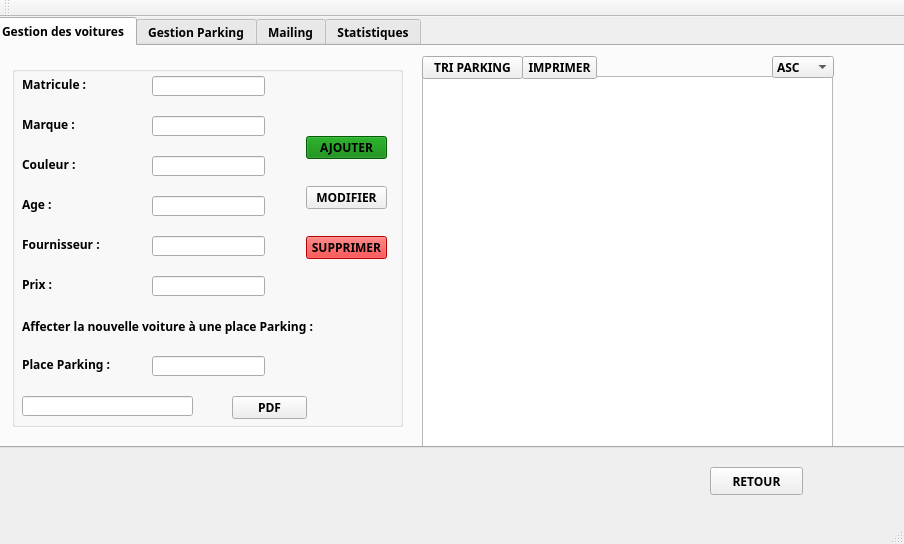
<?xml version="1.0" encoding="UTF-8"?>
<ui version="4.0">
 <class>VoitureParking</class>
 <widget class="QMainWindow" name="VoitureParking">
  <property name="geometry">
   <rect>
    <x>0</x>
    <y>0</y>
    <width>904</width>
    <height>544</height>
   </rect>
  </property>
  <property name="windowTitle">
   <string>Gestion des Clients</string>
  </property>
  <widget class="QWidget" name="centralWidget">
   <widget class="QTabWidget" name="tabWidget">
    <property name="geometry">
     <rect>
      <x>-10</x>
      <y>0</y>
      <width>1001</width>
      <height>431</height>
     </rect>
    </property>
    <property name="font">
     <font>
      <family>Century Gothic</family>
      <pointsize>9</pointsize>
      <weight>75</weight>
      <italic>false</italic>
      <bold>true</bold>
     </font>
    </property>
    <property name="currentIndex">
     <number>0</number>
    </property>
    <widget class="QWidget" name="tab_7">
     <attribute name="title">
      <string>Gestion des voitures</string>
     </attribute>
     <widget class="QGroupBox" name="groupBox">
      <property name="geometry">
       <rect>
        <x>20</x>
        <y>20</y>
        <width>391</width>
        <height>361</height>
       </rect>
      </property>
      <property name="title">
       <string/>
      </property>
      <widget class="QLabel" name="label">
       <property name="geometry">
        <rect>
         <x>10</x>
         <y>10</y>
         <width>71</width>
         <height>16</height>
        </rect>
       </property>
       <property name="font">
        <font>
         <family>Century Gothic</family>
         <pointsize>9</pointsize>
         <weight>75</weight>
         <italic>false</italic>
         <bold>true</bold>
        </font>
       </property>
       <property name="text">
        <string>Matricule :</string>
       </property>
      </widget>
      <widget class="QLineEdit" name="lineEdit">
       <property name="geometry">
        <rect>
         <x>140</x>
         <y>10</y>
         <width>113</width>
         <height>20</height>
        </rect>
       </property>
      </widget>
      <widget class="QLabel" name="label_5">
       <property name="geometry">
        <rect>
         <x>10</x>
         <y>50</y>
         <width>71</width>
         <height>16</height>
        </rect>
       </property>
       <property name="font">
        <font>
         <family>Century Gothic</family>
         <pointsize>9</pointsize>
         <weight>75</weight>
         <italic>false</italic>
         <bold>true</bold>
        </font>
       </property>
       <property name="text">
        <string>Marque :</string>
       </property>
      </widget>
      <widget class="QLabel" name="label_6">
       <property name="geometry">
        <rect>
         <x>10</x>
         <y>90</y>
         <width>71</width>
         <height>16</height>
        </rect>
       </property>
       <property name="font">
        <font>
         <family>Century Gothic</family>
         <pointsize>9</pointsize>
         <weight>75</weight>
         <italic>false</italic>
         <bold>true</bold>
        </font>
       </property>
       <property name="text">
        <string>Couleur :</string>
       </property>
      </widget>
      <widget class="QLabel" name="label_7">
       <property name="geometry">
        <rect>
         <x>10</x>
         <y>290</y>
         <width>101</width>
         <height>16</height>
        </rect>
       </property>
       <property name="font">
        <font>
         <family>Century Gothic</family>
         <pointsize>9</pointsize>
         <weight>75</weight>
         <italic>false</italic>
         <bold>true</bold>
        </font>
       </property>
       <property name="text">
        <string>Place Parking :</string>
       </property>
      </widget>
      <widget class="QLineEdit" name="lineEdit_5">
       <property name="geometry">
        <rect>
         <x>140</x>
         <y>290</y>
         <width>113</width>
         <height>20</height>
        </rect>
       </property>
      </widget>
      <widget class="QPushButton" name="pushButton">
       <property name="geometry">
        <rect>
         <x>294</x>
         <y>70</y>
         <width>81</width>
         <height>23</height>
        </rect>
       </property>
       <property name="font">
        <font>
         <family>Century Gothic</family>
         <pointsize>9</pointsize>
         <weight>75</weight>
         <italic>false</italic>
         <bold>true</bold>
        </font>
       </property>
       <property name="styleSheet">
        <string notr="true">background-color: green;</string>
       </property>
       <property name="text">
        <string>AJOUTER</string>
       </property>
      </widget>
      <widget class="QLineEdit" name="lineEdit_2">
       <property name="geometry">
        <rect>
         <x>140</x>
         <y>50</y>
         <width>113</width>
         <height>20</height>
        </rect>
       </property>
      </widget>
      <widget class="QLineEdit" name="lineEdit_3">
       <property name="geometry">
        <rect>
         <x>140</x>
         <y>90</y>
         <width>113</width>
         <height>20</height>
        </rect>
       </property>
      </widget>
      <widget class="QPushButton" name="pushButton_2">
       <property name="geometry">
        <rect>
         <x>294</x>
         <y>170</y>
         <width>81</width>
         <height>23</height>
        </rect>
       </property>
       <property name="font">
        <font>
         <family>Century Gothic</family>
         <pointsize>9</pointsize>
         <weight>75</weight>
         <italic>false</italic>
         <bold>true</bold>
        </font>
       </property>
       <property name="styleSheet">
        <string notr="true">background-color: red;</string>
       </property>
       <property name="text">
        <string>SUPPRIMER</string>
       </property>
      </widget>
      <widget class="QPushButton" name="pushButton_6">
       <property name="geometry">
        <rect>
         <x>294</x>
         <y>120</y>
         <width>81</width>
         <height>23</height>
        </rect>
       </property>
       <property name="font">
        <font>
         <family>Century Gothic</family>
         <pointsize>9</pointsize>
         <weight>75</weight>
         <italic>false</italic>
         <bold>true</bold>
        </font>
       </property>
       <property name="text">
        <string>MODIFIER</string>
       </property>
      </widget>
      <widget class="QLabel" name="label_8">
       <property name="geometry">
        <rect>
         <x>10</x>
         <y>130</y>
         <width>101</width>
         <height>16</height>
        </rect>
       </property>
       <property name="font">
        <font>
         <family>Century Gothic</family>
         <pointsize>9</pointsize>
         <weight>75</weight>
         <italic>false</italic>
         <bold>true</bold>
        </font>
       </property>
       <property name="text">
        <string>Age :</string>
       </property>
      </widget>
      <widget class="QLabel" name="label_9">
       <property name="geometry">
        <rect>
         <x>10</x>
         <y>170</y>
         <width>101</width>
         <height>16</height>
        </rect>
       </property>
       <property name="font">
        <font>
         <family>Century Gothic</family>
         <pointsize>9</pointsize>
         <weight>75</weight>
         <italic>false</italic>
         <bold>true</bold>
        </font>
       </property>
       <property name="text">
        <string>Fournisseur :</string>
       </property>
      </widget>
      <widget class="QLabel" name="label_10">
       <property name="geometry">
        <rect>
         <x>10</x>
         <y>210</y>
         <width>101</width>
         <height>16</height>
        </rect>
       </property>
       <property name="font">
        <font>
         <family>Century Gothic</family>
         <pointsize>9</pointsize>
         <weight>75</weight>
         <italic>false</italic>
         <bold>true</bold>
        </font>
       </property>
       <property name="text">
        <string>Prix :</string>
       </property>
      </widget>
      <widget class="QLineEdit" name="lineEdit_6">
       <property name="geometry">
        <rect>
         <x>140</x>
         <y>130</y>
         <width>113</width>
         <height>20</height>
        </rect>
       </property>
      </widget>
      <widget class="QLineEdit" name="lineEdit_7">
       <property name="geometry">
        <rect>
         <x>140</x>
         <y>170</y>
         <width>113</width>
         <height>20</height>
        </rect>
       </property>
      </widget>
      <widget class="QLineEdit" name="lineEdit_8">
       <property name="geometry">
        <rect>
         <x>140</x>
         <y>210</y>
         <width>113</width>
         <height>20</height>
        </rect>
       </property>
      </widget>
      <widget class="QLineEdit" name="lineEdit_9">
       <property name="geometry">
        <rect>
         <x>10</x>
         <y>330</y>
         <width>171</width>
         <height>20</height>
        </rect>
       </property>
      </widget>
      <widget class="QPushButton" name="pushButton_9">
       <property name="geometry">
        <rect>
         <x>220</x>
         <y>330</y>
         <width>75</width>
         <height>23</height>
        </rect>
       </property>
       <property name="font">
        <font>
         <family>Century Gothic</family>
         <pointsize>9</pointsize>
         <weight>75</weight>
         <italic>false</italic>
         <bold>true</bold>
        </font>
       </property>
       <property name="text">
        <string>PDF</string>
       </property>
      </widget>
      <widget class="QLabel" name="label_3">
       <property name="geometry">
        <rect>
         <x>10</x>
         <y>250</y>
         <width>291</width>
         <height>20</height>
        </rect>
       </property>
       <property name="font">
        <font>
         <family>Century Gothic</family>
         <pointsize>9</pointsize>
         <weight>75</weight>
         <italic>false</italic>
         <bold>true</bold>
        </font>
       </property>
       <property name="text">
        <string>Affecter la nouvelle voiture à une place Parking :</string>
       </property>
      </widget>
      <widget class="QLabel" name="txt_mat">
       <property name="geometry">
        <rect>
         <x>135</x>
         <y>30</y>
         <width>181</width>
         <height>20</height>
        </rect>
       </property>
       <property name="text">
        <string/>
       </property>
      </widget>
      <widget class="QLabel" name="txt_marque">
       <property name="geometry">
        <rect>
         <x>130</x>
         <y>70</y>
         <width>141</width>
         <height>16</height>
        </rect>
       </property>
       <property name="text">
        <string/>
       </property>
      </widget>
      <widget class="QLabel" name="txt_couleur">
       <property name="geometry">
        <rect>
         <x>130</x>
         <y>110</y>
         <width>141</width>
         <height>16</height>
        </rect>
       </property>
       <property name="text">
        <string/>
       </property>
      </widget>
      <widget class="QLabel" name="txt_age">
       <property name="geometry">
        <rect>
         <x>130</x>
         <y>150</y>
         <width>141</width>
         <height>16</height>
        </rect>
       </property>
       <property name="text">
        <string/>
       </property>
      </widget>
      <widget class="QLabel" name="txt__fournisseur">
       <property name="geometry">
        <rect>
         <x>130</x>
         <y>190</y>
         <width>141</width>
         <height>16</height>
        </rect>
       </property>
       <property name="text">
        <string/>
       </property>
      </widget>
      <widget class="QLabel" name="txt_prix">
       <property name="geometry">
        <rect>
         <x>130</x>
         <y>230</y>
         <width>141</width>
         <height>20</height>
        </rect>
       </property>
       <property name="text">
        <string/>
       </property>
      </widget>
      <widget class="QLabel" name="txt_parking">
       <property name="geometry">
        <rect>
         <x>140</x>
         <y>310</y>
         <width>141</width>
         <height>20</height>
        </rect>
       </property>
       <property name="text">
        <string/>
       </property>
      </widget>
     </widget>
     <widget class="QTableView" name="tableView">
      <property name="geometry">
       <rect>
        <x>430</x>
        <y>30</y>
        <width>411</width>
        <height>371</height>
       </rect>
      </property>
     </widget>
     <widget class="QPushButton" name="pushButton_5">
      <property name="geometry">
       <rect>
        <x>430</x>
        <y>10</y>
        <width>101</width>
        <height>23</height>
       </rect>
      </property>
      <property name="font">
       <font>
        <family>Century Gothic</family>
        <pointsize>9</pointsize>
        <weight>75</weight>
        <italic>false</italic>
        <bold>true</bold>
       </font>
      </property>
      <property name="text">
       <string>TRI PARKING</string>
      </property>
     </widget>
     <widget class="QComboBox" name="comboBox">
      <property name="geometry">
       <rect>
        <x>780</x>
        <y>10</y>
        <width>62</width>
        <height>22</height>
       </rect>
      </property>
      <property name="font">
       <font>
        <family>Century Gothic</family>
        <pointsize>9</pointsize>
        <weight>75</weight>
        <italic>false</italic>
        <bold>true</bold>
       </font>
      </property>
      <item>
       <property name="text">
        <string>ASC</string>
       </property>
      </item>
      <item>
       <property name="text">
        <string>DESC</string>
       </property>
      </item>
     </widget>
     <widget class="QPushButton" name="pushButton_8">
      <property name="geometry">
       <rect>
        <x>530</x>
        <y>10</y>
        <width>75</width>
        <height>23</height>
       </rect>
      </property>
      <property name="font">
       <font>
        <family>Century Gothic</family>
        <pointsize>9</pointsize>
        <weight>75</weight>
        <italic>false</italic>
        <bold>true</bold>
       </font>
      </property>
      <property name="text">
       <string>IMPRIMER</string>
      </property>
     </widget>
    </widget>
    <widget class="QWidget" name="tab_8">
     <attribute name="title">
      <string>Gestion Parking</string>
     </attribute>
     <widget class="QGroupBox" name="groupBox_6">
      <property name="geometry">
       <rect>
        <x>0</x>
        <y>20</y>
        <width>411</width>
        <height>361</height>
       </rect>
      </property>
      <property name="title">
       <string/>
      </property>
      <widget class="QLabel" name="label_25">
       <property name="geometry">
        <rect>
         <x>20</x>
         <y>50</y>
         <width>81</width>
         <height>16</height>
        </rect>
       </property>
       <property name="font">
        <font>
         <family>Century Gothic</family>
         <pointsize>9</pointsize>
         <weight>75</weight>
         <italic>false</italic>
         <bold>true</bold>
        </font>
       </property>
       <property name="text">
        <string>ID Parking :</string>
       </property>
      </widget>
      <widget class="QLineEdit" name="lineEdit_14">
       <property name="geometry">
        <rect>
         <x>190</x>
         <y>50</y>
         <width>113</width>
         <height>20</height>
        </rect>
       </property>
      </widget>
      <widget class="QLineEdit" name="lineEdit_15">
       <property name="geometry">
        <rect>
         <x>190</x>
         <y>90</y>
         <width>113</width>
         <height>20</height>
        </rect>
       </property>
      </widget>
      <widget class="QPushButton" name="pushButton_3">
       <property name="geometry">
        <rect>
         <x>284</x>
         <y>190</y>
         <width>91</width>
         <height>23</height>
        </rect>
       </property>
       <property name="font">
        <font>
         <family>Century Gothic</family>
         <pointsize>9</pointsize>
         <weight>75</weight>
         <italic>false</italic>
         <bold>true</bold>
        </font>
       </property>
       <property name="styleSheet">
        <string notr="true">background-color: green;</string>
       </property>
       <property name="text">
        <string>AJOUTER</string>
       </property>
      </widget>
      <widget class="QLabel" name="label_26">
       <property name="geometry">
        <rect>
         <x>20</x>
         <y>90</y>
         <width>71</width>
         <height>16</height>
        </rect>
       </property>
       <property name="font">
        <font>
         <family>Century Gothic</family>
         <pointsize>9</pointsize>
         <weight>75</weight>
         <italic>false</italic>
         <bold>true</bold>
        </font>
       </property>
       <property name="text">
        <string>Etat :</string>
       </property>
      </widget>
      <widget class="QPushButton" name="pushButton_7">
       <property name="geometry">
        <rect>
         <x>284</x>
         <y>240</y>
         <width>91</width>
         <height>23</height>
        </rect>
       </property>
       <property name="font">
        <font>
         <family>Century Gothic</family>
         <pointsize>9</pointsize>
         <weight>75</weight>
         <italic>false</italic>
         <bold>true</bold>
        </font>
       </property>
       <property name="text">
        <string>MODIFIER</string>
       </property>
      </widget>
      <widget class="QPushButton" name="pushButton_4">
       <property name="geometry">
        <rect>
         <x>284</x>
         <y>290</y>
         <width>91</width>
         <height>23</height>
        </rect>
       </property>
       <property name="font">
        <font>
         <family>Century Gothic</family>
         <pointsize>9</pointsize>
         <weight>75</weight>
         <italic>false</italic>
         <bold>true</bold>
        </font>
       </property>
       <property name="styleSheet">
        <string notr="true">background-color: red;</string>
       </property>
       <property name="text">
        <string>SUPPRIMER</string>
       </property>
      </widget>
      <widget class="QLabel" name="label_28">
       <property name="geometry">
        <rect>
         <x>20</x>
         <y>130</y>
         <width>171</width>
         <height>16</height>
        </rect>
       </property>
       <property name="font">
        <font>
         <family>Century Gothic</family>
         <pointsize>9</pointsize>
         <weight>75</weight>
         <italic>false</italic>
         <bold>true</bold>
        </font>
       </property>
       <property name="text">
        <string>Contact Maintenance :</string>
       </property>
      </widget>
      <widget class="QLineEdit" name="lineEdit_16">
       <property name="geometry">
        <rect>
         <x>190</x>
         <y>130</y>
         <width>113</width>
         <height>20</height>
        </rect>
       </property>
      </widget>
     </widget>
     <widget class="QTableView" name="tableView_2">
      <property name="geometry">
       <rect>
        <x>410</x>
        <y>40</y>
        <width>411</width>
        <height>371</height>
       </rect>
      </property>
     </widget>
     <widget class="QPushButton" name="pushButton_11">
      <property name="geometry">
       <rect>
        <x>420</x>
        <y>10</y>
        <width>75</width>
        <height>23</height>
       </rect>
      </property>
      <property name="font">
       <font>
        <family>Century Gothic</family>
        <pointsize>8</pointsize>
        <weight>75</weight>
        <italic>false</italic>
        <bold>true</bold>
       </font>
      </property>
      <property name="text">
       <string>Recherche</string>
      </property>
     </widget>
     <widget class="QLineEdit" name="Rechercher">
      <property name="geometry">
       <rect>
        <x>510</x>
        <y>10</y>
        <width>113</width>
        <height>20</height>
       </rect>
      </property>
     </widget>
    </widget>
    <widget class="QWidget" name="tab_2">
     <attribute name="title">
      <string>Mailing</string>
     </attribute>
     <widget class="QLineEdit" name="khra">
      <property name="geometry">
       <rect>
        <x>120</x>
        <y>80</y>
        <width>531</width>
        <height>41</height>
       </rect>
      </property>
     </widget>
     <widget class="QTextEdit" name="cp">
      <property name="geometry">
       <rect>
        <x>120</x>
        <y>140</y>
        <width>531</width>
        <height>141</height>
       </rect>
      </property>
      <property name="html">
       <string>&lt;!DOCTYPE HTML PUBLIC &quot;-//W3C//DTD HTML 4.0//EN&quot; &quot;http://www.w3.org/TR/REC-html40/strict.dtd&quot;&gt;
&lt;html&gt;&lt;head&gt;&lt;meta name=&quot;qrichtext&quot; content=&quot;1&quot; /&gt;&lt;style type=&quot;text/css&quot;&gt;
p, li { white-space: pre-wrap; }
&lt;/style&gt;&lt;/head&gt;&lt;body style=&quot; font-family:'Century Gothic'; font-size:9pt; font-weight:600; font-style:normal;&quot;&gt;
&lt;p style=&quot;-qt-paragraph-type:empty; margin-top:0px; margin-bottom:0px; margin-left:0px; margin-right:0px; -qt-block-indent:0; text-indent:0px; font-family:'MS Shell Dlg 2'; font-size:7.8pt; font-weight:400;&quot;&gt;&lt;br /&gt;&lt;/p&gt;&lt;/body&gt;&lt;/html&gt;</string>
      </property>
     </widget>
     <widget class="QLabel" name="label_11">
      <property name="geometry">
       <rect>
        <x>40</x>
        <y>80</y>
        <width>111</width>
        <height>31</height>
       </rect>
      </property>
      <property name="font">
       <font>
        <family>Century Gothic</family>
        <pointsize>9</pointsize>
        <weight>75</weight>
        <italic>false</italic>
        <bold>true</bold>
       </font>
      </property>
      <property name="text">
       <string>Recipient :</string>
      </property>
     </widget>
     <widget class="QLabel" name="label_12">
      <property name="geometry">
       <rect>
        <x>40</x>
        <y>180</y>
        <width>111</width>
        <height>31</height>
       </rect>
      </property>
      <property name="font">
       <font>
        <family>Century Gothic</family>
        <pointsize>9</pointsize>
        <weight>75</weight>
        <italic>false</italic>
        <bold>true</bold>
       </font>
      </property>
      <property name="text">
       <string>Body :</string>
      </property>
     </widget>
     <widget class="QPushButton" name="pushButton_10">
      <property name="geometry">
       <rect>
        <x>200</x>
        <y>300</y>
        <width>161</width>
        <height>31</height>
       </rect>
      </property>
      <property name="text">
       <string>Envoyer Mail</string>
      </property>
     </widget>
     <widget class="QLabel" name="label_2">
      <property name="geometry">
       <rect>
        <x>120</x>
        <y>40</y>
        <width>571</width>
        <height>20</height>
       </rect>
      </property>
      <property name="font">
       <font>
        <family>Century Gothic</family>
        <pointsize>10</pointsize>
        <weight>75</weight>
        <italic>false</italic>
        <bold>true</bold>
       </font>
      </property>
      <property name="text">
       <string>Voulez vous contacter un fournisseur ou la service Maintenance ?</string>
      </property>
     </widget>
    </widget>
    <widget class="QWidget" name="widget">
     <attribute name="title">
      <string>Statistiques</string>
     </attribute>
     <widget class="QCustomPlot" name="customPlot" native="true">
      <property name="geometry">
       <rect>
        <x>30</x>
        <y>10</y>
        <width>1261</width>
        <height>491</height>
       </rect>
      </property>
     </widget>
    </widget>
   </widget>
   <widget class="QPushButton" name="retour">
    <property name="geometry">
     <rect>
      <x>710</x>
      <y>450</y>
      <width>93</width>
      <height>28</height>
     </rect>
    </property>
    <property name="font">
     <font>
      <family>Century Gothic</family>
      <weight>75</weight>
      <bold>true</bold>
     </font>
    </property>
    <property name="text">
     <string>RETOUR</string>
    </property>
   </widget>
  </widget>
  <widget class="QMenuBar" name="menuBar">
   <property name="geometry">
    <rect>
     <x>0</x>
     <y>0</y>
     <width>904</width>
     <height>26</height>
    </rect>
   </property>
  </widget>
  <widget class="QToolBar" name="mainToolBar">
   <attribute name="toolBarArea">
    <enum>TopToolBarArea</enum>
   </attribute>
   <attribute name="toolBarBreak">
    <bool>false</bool>
   </attribute>
  </widget>
  <widget class="QStatusBar" name="statusBar"/>
 </widget>
 <layoutdefault spacing="6" margin="11"/>
 <customwidgets>
  <customwidget>
   <class>QCustomPlot</class>
   <extends>QWidget</extends>
   <header>qcustomplot.h</header>
   <container>1</container>
  </customwidget>
 </customwidgets>
 <resources/>
 <connections/>
</ui>
